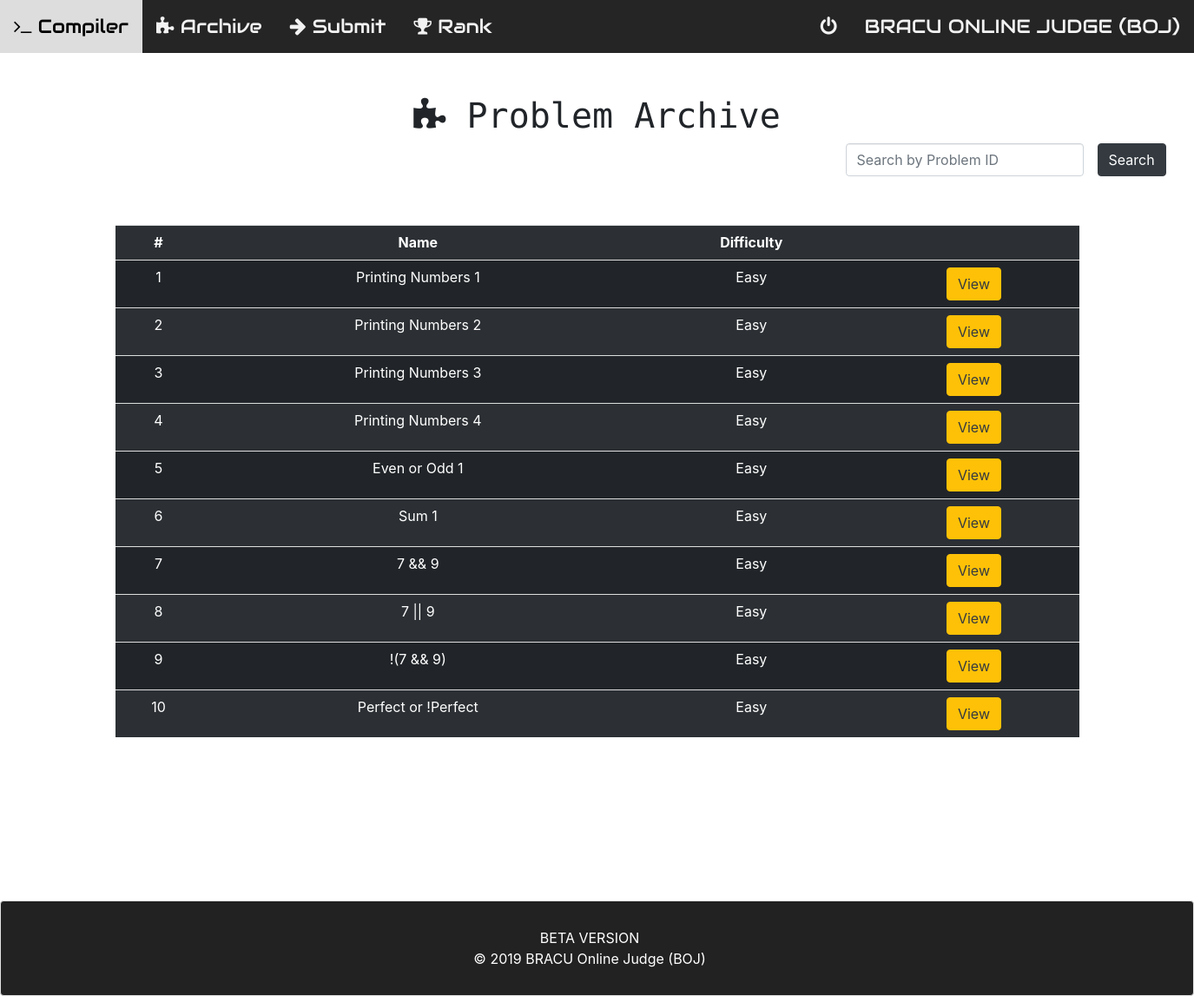
/archive.php, run on the app's committed database.
### tables this page shows
CREATE TABLE `archive` (
  `question_id` varchar(255) NOT NULL,
  `problem_name` varchar(255) NOT NULL,
  `question` text NOT NULL,
  `test_case` varchar(10000) NOT NULL,
  `testcase_output` varchar(10000) NOT NULL,
  `difficulty` varchar(255) NOT NULL
);

### archive.php (the view, shortened to what this page needs)
<?php include 'connection.php'; ?>
<!doctype html>
<html lang="en">
<head>
    <link rel="stylesheet" href="css/bootstrap.min.css">
    <link rel="stylesheet" href="css/font-awesome.min.css">
    <link rel="stylesheet" href="css/normalize.css">
    <link rel="stylesheet" href="css/main.css">
    <link rel="stylesheet" href="css/style.css">
    <link rel="stylesheet" href="style.css">
    <link rel="stylesheet" href="https://stackpath.bootstrapcdn.com/bootstrap/4.1.3/css/bootstrap.min.css">
    <link rel="stylesheet" href="style.css">
    <link rel="stylesheet" type="text/css" href="http://ajax.aspnetcdn.com/ajax/jquery.dataTables/1.9.4/css/jquery.dataTables.css">
</head>
<body>
<div class="topbar">
        <div class="topnav-right">
            <a href="logout.php" float:left><i class="fa fa-power-off"></i></a>
            <a href="" float:left>BRACU ONLINE JUDGE (BOJ)</a>
        </div>
        <a href="compiler.php"><i class="fa fa-terminal"></i> Compiler</a>
        <a href="archive.php"><i class="fa fa-puzzle-piece"></i> Archive</a>
        <a href="submit.php"><i class="fa fa-arrow-right"></i> Submit</a>
        <a href="rank.php"><i class="fa fa-trophy"></i> Rank</a>
    </div>
    <br><br>
    <div class="container">
        <div class="row">
            <div class="col-sm-6 offset-3">
                <h1 class="display-6 text-center"><i class="fa fa-puzzle-piece"></i> Problem Archive</h1>
            </div>
        </div>
        <div class="container">
            <div class="col-lg-12">
                <div class=container>
                    <div class="col-sm-6 offset-9">
                        <form class="form-inline" method="get" action="search.php">
                            <div class="form-group mx-sm-3 mb-2">
                                <input type="text" class="form-control" name="searchFor" placeholder="Search by Problem ID">
                            </div>
                            <button type="submit" class="btn btn-dark mb-2">Search</button>
                        </form>
                    </div>
                </div>
            </div>
        </div>
        <br><br>
        <table id="tabledata" class=" table table-striped table-dark">
            <tr class="text-center">
                <th> # </th>
                <th> Name </th>
                <th> Difficulty </th>
                <th> </th>
            </tr>
            <?php
            $q = "select question_id , problem_name , difficulty from archive ORDER by difficulty";
            $show = mysqli_query($connection, $q);
            while ($res = mysqli_fetch_array($show)) {
                ?>
                <tr class="text-center">
                    <td>
                        <?php echo $res['question_id'];  ?>
                    </td>
                    <td>
                        <?php echo $res['problem_name'];  ?>
                    </td>
                    <td>
                        <?php echo $res['difficulty'];  ?>
                    </td>
                    <td> <button class="btn-warning btn"> <a href="view.php?id=<?php echo $res['question_id'];?>" class="text-dark">
                                View </a> </button> </td>
                </tr>
            <?php
            }
            ?>
        </table>
    </div>
    <div class="col-sm-4">
    </div>
    <br><br><br>
    <div class="area">
        <div class="well foot">
            <div class="row area">
                <div class="col-sm-3">
                </div>
                <div class="col-sm-5">
                    <div class="fm">
                        BETA VERSION<bR>
                        © 2019 BRACU Online Judge (BOJ)<br>
                    </div>
                </div>
            </div>
        </div>
    </div>
</body>
</html>

### css/main.css (style rules this page uses)
html { color: #222; font-size: 1em; line-height: 1.4; }

### css/style.css (style rules this page uses)
.area { margin:0px; padding:0px; }
.foot { background-color: #222222; color:white; margin-top:100px; margin-bottom:0px; padding-top:30px; padding-bottom: 30px; padding-left:0px; text-align:center; margin-left: 0px; margin-right: 0px; padding-right: 0px; }
.fm { margin-left: 100px; }

### style.css (style rules this page uses)
.topbar { overflow: hidden; background-color: #252525; font-family: 'Audiowide'; font-size: 22px; }
.topbar a { float: left; display: block; color: #f2f2f2; text-align: center; padding: 14px 16px; text-decoration: none; border: none; }
.topnav-right { float: right; }

### archive.php (style rules this page uses)
body { background-color: white; }
h1 { font-family: 'Source Code Pro'; }

### data on the page
archive: question_id "1", problem_name "Printing Numbers 1", difficulty "Easy"
archive: question_id "2", problem_name "Printing Numbers 2", difficulty "Easy"
archive: question_id "3", problem_name "Printing Numbers 3", difficulty "Easy"
archive: question_id "4", problem_name "Printing Numbers 4", difficulty "Easy"
archive: question_id "5", problem_name "Even or Odd 1", difficulty "Easy"
archive: question_id "6", problem_name "Sum 1", difficulty "Easy"
archive: question_id "7", problem_name "7 && 9", difficulty "Easy"
archive: question_id "8", problem_name "7 || 9", difficulty "Easy"
archive: question_id "9", problem_name "!(7 && 9)", difficulty "Easy"
archive: question_id "10", problem_name "Perfect or !Perfect", difficulty "Easy"
